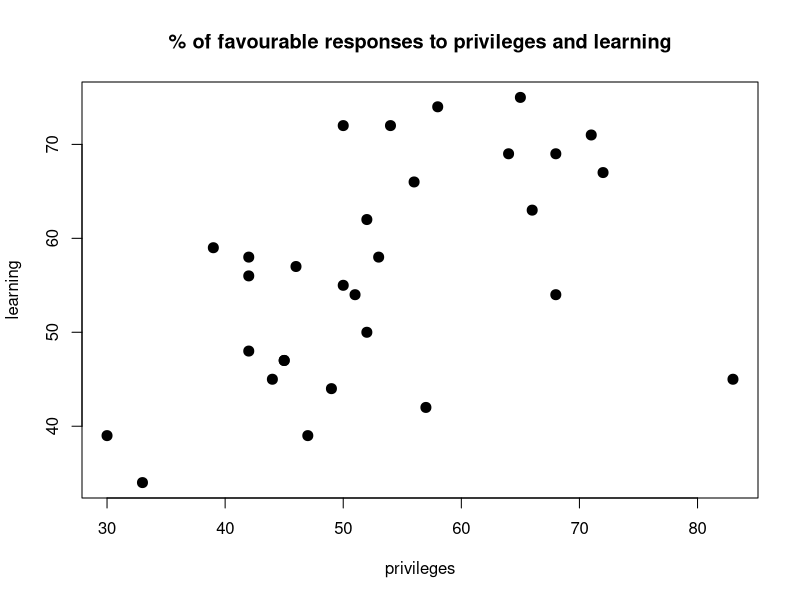
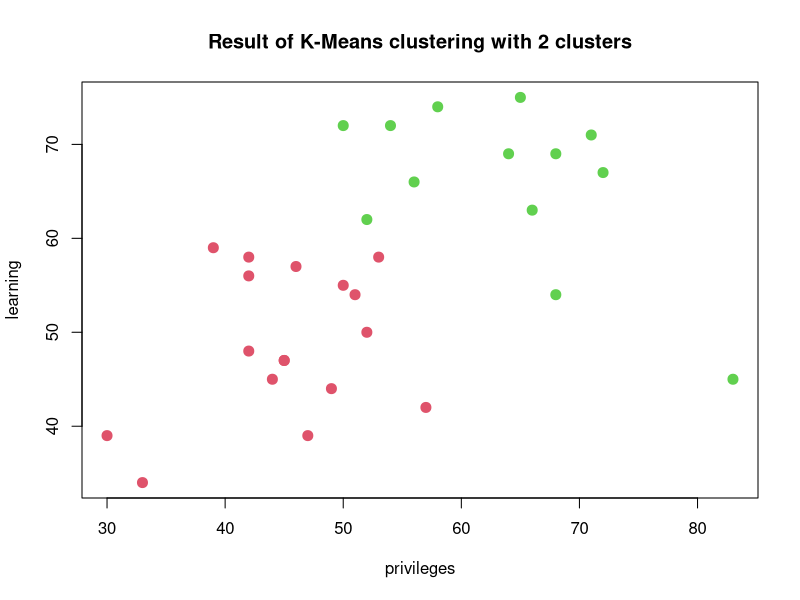
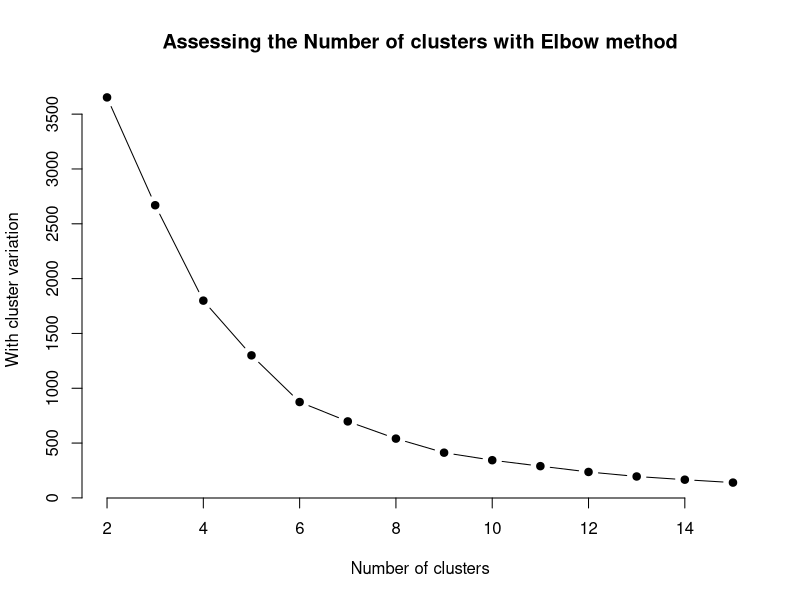
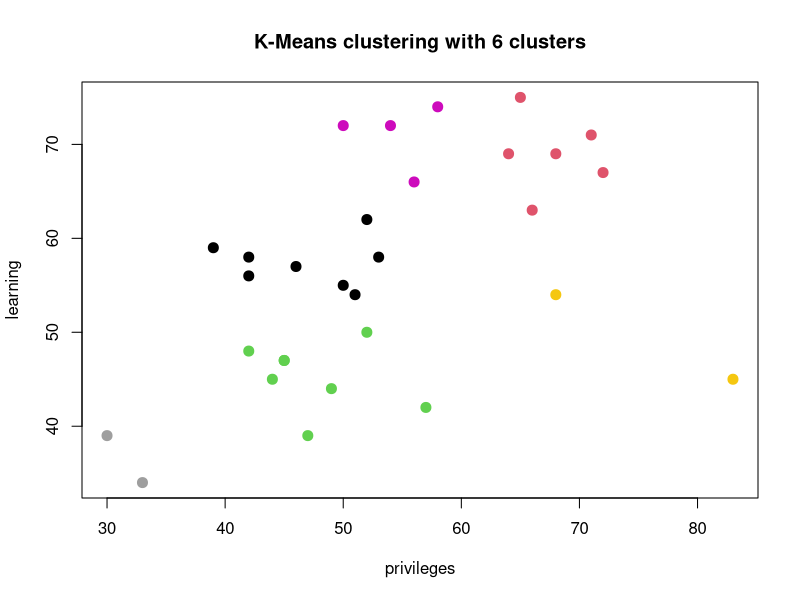

These charts were generated, in order, by the following R code:
## ---- chunk 1
library(datasets)

attitude

#Analyzing the structure of the data
str(attitude)
summary(attitude)
## ---- chunk 2
data <- attitude[,c(3,4)]
plot(data, main="% of favourable responses to privileges and learning",pch=20, cex=2)
## ---- chunk 3
#Perform K-Means with 2 clusters
set.seed(7)
km1= kmeans(data, 2, nstart = 100)

plot(data, col= (km1$cluster + 1), main="Result of K-Means clustering with 2 clusters", pch=20, cex=2)

## ---- chunk 4
wss <- sapply(2:15, function(k){kmeans(data,k,nstart=100)$tot.withinss})
plot(2:15, wss, type='b', xlab = "Number of clusters", ylab = "With cluster variation", pch=19, frame=FALSE, main="Assessing the Number of clusters with Elbow method")

## ---- chunk 5
set.seed(7)
km2=kmeans(data,6,nstart = 100)

plot(data, col=(km2$cluster + 5), main="K-Means clustering with 6 clusters", pch=20, cex=2)
